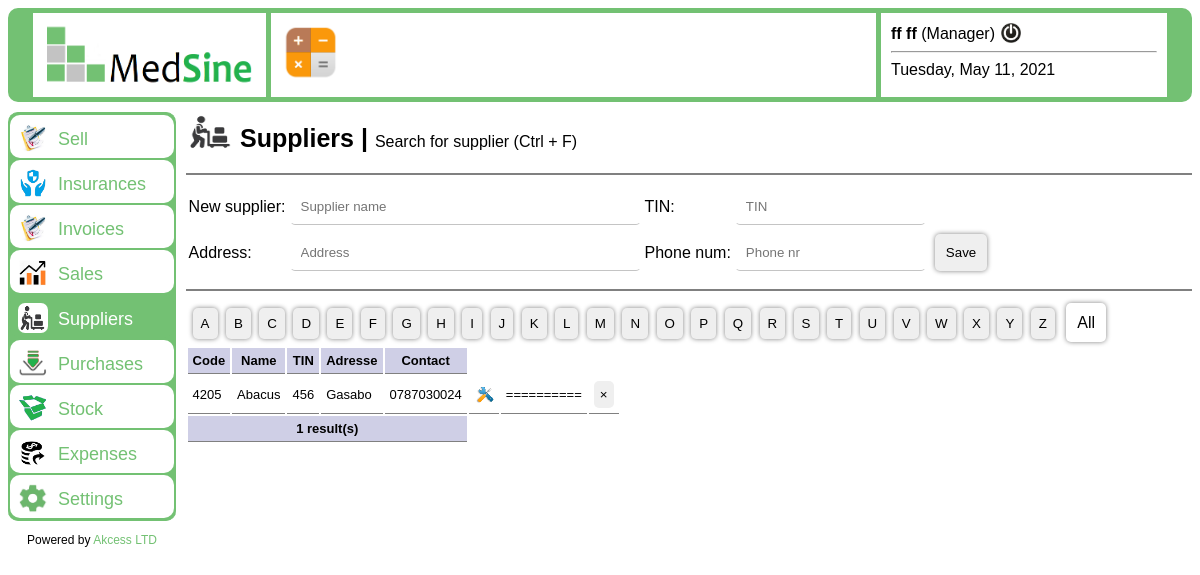
Page /suppliers.php (signed in) on the committed database.
### tables this page shows
CREATE TABLE IF NOT EXISTS `user` (
  `username` varchar(30) NOT NULL,
  `password` varchar(255) NOT NULL,
  `nom` varchar(30) NOT NULL,
  `prenom` varchar(30) NOT NULL,
  `type` varchar(30) NOT NULL,
  `user_status` tinyint(1) NOT NULL,
  PRIMARY KEY (`username`)
);

CREATE TABLE IF NOT EXISTS `supplier` (
  `code` int(11) NOT NULL AUTO_INCREMENT,
  `nom` varchar(30) NOT NULL,
  `tin` varchar(30) NOT NULL,
  `adresse` varchar(30) NOT NULL,
  `tel` varchar(30) NOT NULL,
  PRIMARY KEY (`code`)
);

### classes/class_user.php (called while the page is built, shortened)
<?php
	class User
	{
		public function infos_user($username)
		{
			$bdd = connexionDb();
			$reponse = $bdd->query("SELECT * FROM user");
			$trouver = false;
			$infos = array();
			while($donnees = $reponse->fetch() AND $trouver == false)
			{
				if($donnees["username"] == $username)
				{
					$trouver = true;
					$password = $donnees["password"];
					$nom = $donnees["nom"];
					$prenom = $donnees["prenom"];
					$type = $donnees["type"];
					$infos = array($password, $nom, $prenom, $type);
				}
			}
			return $infos;
		}
		public function is_username_exist($username)
		{
			$bdd = connexionDb();
			$reponse = $bdd->query('SELECT * FROM user');
			$trouver = false;
			while($donnees = $reponse->fetch() AND $trouver == false)
			{
				if($donnees["username"] == $username)
				{
					$trouver = true;
				}
			}
			return $trouver;
		}
	}
?>

### classes/class_supplier.php (the view, shortened to what this page needs)
<?php
	class Supplier
	{
		public function tous()
		{
			echo "<div id='display'>";
			$bdd = connexionDb();
			$reponse = $bdd->query('SELECT * FROM supplier ORDER BY nom DESC');
			echo "<table>";
				echo "<tr>";
					echo "<th>Code</th>";
					echo "<th>Name</th>";
					echo "<th>TIN</th>";
					echo "<th>Adresse</th>";
					echo "<th>Contact</th>";
				echo "</tr>";
			$i = 0;
			while($donnees = $reponse->fetch())
			{
				echo"<form action='' method='post'>";
					$i++;
					if($i % 2 == 0){
						echo"<tr class='alt'>";
					}
					else{
						echo"<tr>";
					}
						echo"<td>".$donnees['code']."</td>";
						echo"<td>".$donnees['nom']."</td>";
						echo"<td>".$donnees['tin']."</td>";
						echo"<td>".$donnees['adresse']."</td>";
						echo"<td>".$donnees['tel']."</td>";
						echo"<td>";
							echo"<input type='submit' name='modify' value='' class='mod' title='Modify' />";
						echo"</td>";
						echo"<td> ========== </td>";
						echo"<td>";
							echo"<input type='submit' name='delete_supplier' value='&times;' title='Delete' />";
						echo"</td>";
					echo"</tr>";
				echo"</form>";
			}
			echo "<tr>";
				echo "<th colspan='5'>".$i." result(s)</th>";
			echo "</tr>";
			echo "</table>";
			echo "</div>";
		}
	}
?>

### header.php (shortened to what this page needs)
<?php
	$u = new User();
	$res = $u->is_username_exist($_SESSION["username"]);
	if($res === false) {
		header('Location: interdit.php');
	}
	else {
?>
	<div id="header">
		<div class="header_one">
			<img src='img/logo.png' class='small_logo' />
		</div>
		<div class="header_two">
			<img src="./img/calculator.png" class="average" onclick="open_calculator()" alt="Calculator" title="Open calculator">
		</div>
		<div class="header_three">
			<?php
				$u = new User();
				$infosUser = $u->infos_user($_SESSION["username"]);
				$nom = $infosUser[1];
				$prenom = $infosUser[2];
				$type = $infosUser[3];
				echo "<b>".$prenom." ".$nom."</b> (".$type.")";
				echo "<a href='deco.php'><img src='./img/deco.jpg' class='logout_btn' title='Logout' /></a>";
				echo "<hr>";
				echo date("l, F j, Y");
			?>
		</div>
	</div>
	<div id="adv">
		<div id="menu">
				<a href="cash.php" <?php if($_SESSION["page"] == 'cash'){echo "class=current_page";}?>>
					<img src="img/commande.jpg" class="icon_in_menu" />Sell
				</a>
				<a href="insurances.php" <?php if($_SESSION["page"] == 'insu'){echo "class=current_page";}?>>
					<img src='img/insu.png' class='icon_in_menu' />Insurances
				</a>
				<a href="invoices.php" <?php if($_SESSION["page"] == 'invoices'){echo "class=current_page";}?>>
					<img src='img/commande.jpg' class='icon_in_menu' />Invoices
				</a>
				<a href="sales.php" <?php if($_SESSION["page"] == 'sales'){echo "class=current_page";}?>>
					<img src='img/result.jpg' class='icon_in_menu' />Sales
				</a>
				<a href="suppliers.php" <?php if($_SESSION["page"] == 'suppliers'){echo "class=current_page";}?>>
					<img src='img/suppliers.png' class='icon_in_menu' />Suppliers
				</a>
				<a href="purchases.php" <?php if($_SESSION["page"] == 'purchases'){echo "class=current_page";}?>>
					<img src='img/in.png' class='icon_in_menu' />Purchases
				</a>
				<a href="stock.php" <?php if($_SESSION["page"] == 'stock'){echo "class=current_page";}?>>
					<img src='img/stock.png' class='icon_in_menu' />Stock
				</a>
				<a href="expenses.php" <?php if($_SESSION["page"] == 'expenses'){echo "class=current_page";}?>>
					<img src='img/expenses.png' class='icon_in_menu' />Expenses
				</a>
				<a href="settings.php" <?php if($_SESSION["page"] == 'settings'){echo "class=current_page";}?>>
					<img src='img/settings.png' class='icon_in_menu' />Settings
				</a>
		</div>
		<p class='centered smallText'>Powered by <a href="#" class="link" target="_blank">Akcess LTD</a></p>
	</div>
<?php
	}
?>

### css/style.css (style rules this page uses)
html { scroll-behavior: smooth; }
body { font-family: Arial; }
#header { margin-bottom: 10px; border-radius: 10px; border-top: 5px solid #73c173; border-bottom: 5px solid #73c173; border-left: 25px solid #73c173; border-right: 25px solid #73c173; display: flex; flex-direction: row; }
#header div { padding: 10px; }
.header_one { border-right: 5px solid #73c173; width: 20%; }
.small_logo { width: 100%; height: 100%; }
.header_two { width: 55%; }
.header_three { border-left: 5px solid #73c173; width: 25%; }
.smallText { font-size: 12px; }
.centered { text-align: center; }
.btn, input[type="submit"] { color: #c4c4c4; padding: 10px; margin: 5px; box-shadow: 0px 0px 5px gray; border-radius: 5px !important; border: transparent 1px solid; text-decoration: none; color: #000; }
#menu a { transition: 0.5s; display: block; text-decoration: none; border-radius: 10px; padding: 8px; margin: 2px; background-color: #fff; color: #73c173; font-size: 18px; }
#menu .current_page { background-color: #73c173; color: #fff; }
#adv { position: fixed; float: left; width: 14%; }
#menu { border-top: 1px solid #73c173; border-bottom: 1px solid #73c173; background-color: #73c173; border-radius: 10px; }
#display table tr th { background-color: #cfcfe6; }
#display table tr th, #display table tr td { border-bottom: 1px solid gray; font-size: 13px; padding: 5px; margin: 5px; }
#display table tr td input { margin: 0; padding: 5px; border-radius: 0; box-shadow: none; }
.average { width: 60px; height: 60px; cursor: pointer; }
.icon_in_menu { width: 30px; height: 30px; border-radius: 7px; margin-right: 10px; margin-bottom: -8px; }
.mod { background-image: url("../img/modify.png"); width: 20px; height: 20px; border: 1px solid transparent; margin-left: 4px; cursor: pointer; }
.logout_btn { width: 20px; height: 20px; margin-left: 6px; margin-bottom: -4px; }
.link { color: #73c173; text-decoration: none; }

### rows in the picture
user: nom "ff", type "Manager"
supplier: code "4205", nom "Abacus", tin "456", adresse "Gasabo", tel "0787030024"

### other values in the picture
$nom "ff"
$i "1"
